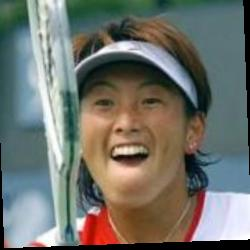
#> input picture Datasets/LFW/lfw-deepfunneled/lfw-deepfunneled/Ai_Sugiyama/Ai_Sugiyama_0004.jpg, 250 x 250 px
$ jupyter execute --allow-errors Model-Building.ipynb
#> lines starting #> are read from the running program, lines starting #| are printed output that depends on the picture
### CLEANING IMAGE DATA FOR TRAINING THE MODEL

[cell 1]
import os
import cv2
import numpy as np
import pandas as pd
from skimage.feature import hog
from sklearn.svm import LinearSVC
from sklearn.preprocessing import StandardScaler
from sklearn.pipeline import Pipeline
from sklearn.model_selection import train_test_split
from sklearn.metrics import classification_report
import pickle
import random

### Obtainging Positives And Negatives

[cell 2]
LFW = r'..\Datasets\LFW\lfw-deepfunneled\lfw-deepfunneled'
all_img_lfw = []
LFW_arr = []
for root, dirs, files in os.walk(LFW):
    for f in files:
        img = os.path.join(root, f)
        all_img_lfw.append(img)
#> pass 2 of the loop `for root, dirs, files in os.walk(LFW):`:
#> pass 3 of the loop `for root, dirs, files in os.walk(LFW):`:
#> the loop made 5 passes; the first 3 are shown

random.shuffle(all_img_lfw)
for img in all_img_lfw:
    img_name = cv2.imread(img)
#> img_name is the input picture: shape (250, 250, 3); mean B, G, R 107.6, 114.8, 113.1
    resized_img = cv2.resize(img_name, (64, 64), interpolation=cv2.INTER_AREA)
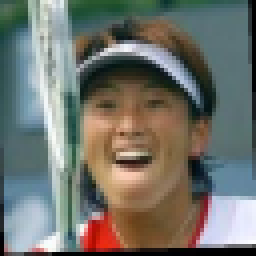
#> resized_img: shape (64, 64, 3) (shown 4 times larger); mean B, G, R 107.6, 114.8, 113.1
    LFW_arr.append(resized_img)
    if len(LFW_arr) >= 6500:
        break
#> pass 2 of the loop `for img in all_img_lfw:`:
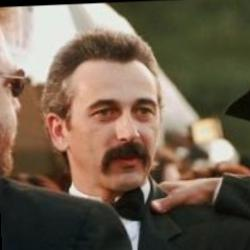
#> input picture Datasets/LFW/lfw-deepfunneled/lfw-deepfunneled/Aaron_Tippin/Aaron_Tippin_0001.jpg, 250 x 250 px
#> img_name is the input picture: shape (250, 250, 3); mean B, G, R 80.4, 97.7, 113.7
#> `resized_img = cv2.resize(img_name, (64, 64), interpolation=cv2.INTER_A..`:
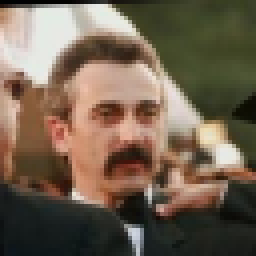
#> resized_img: shape (64, 64, 3) (shown 4 times larger); mean B, G, R 80.4, 97.7, 113.7
#> pass 3 of the loop `for img in all_img_lfw:`:
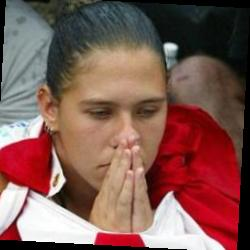
#> input picture Datasets/LFW/lfw-deepfunneled/lfw-deepfunneled/Adrianna_Zuzic/Adrianna_Zuzic_0001.jpg, 250 x 250 px
#> img_name is the input picture: shape (250, 250, 3); mean B, G, R 82.6, 89.5, 128.4
#> `resized_img = cv2.resize(img_name, (64, 64), interpolation=cv2.INTER_A..`:
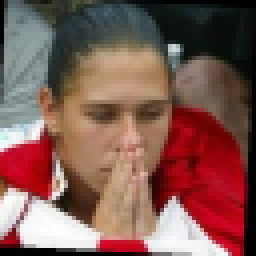
#> resized_img: shape (64, 64, 3) (shown 4 times larger); mean B, G, R 82.6, 89.5, 128.4
#> the loop made 4 passes; the first 3 are shown
LFW_arr = np.array(LFW_arr)

[cell 3]
def get_patch(img):
    height, width = img.shape[:2]
    x = random.randint(0, width - 64)
    y = random.randint(0, height - 64)
    patch = img[y:y + 64, x:x + 64]
    return patch


indoor = r'..\Datasets\Indoor Negative\indoorCVPR_09\Images'
all_img_indoor = []
indoor_arr = []
for root, dirs, files in os.walk(indoor):
    for f in files:
        img = os.path.join(root, f)
        all_img_indoor.append(img)

random.shuffle(all_img_indoor)
for img in all_img_indoor:
    img_name = cv2.imread(img)
    if img_name is None:
        continue
    heighti, widthi = img_name.shape[:2]
    if heighti >= 64 and widthi >= 64:
        patch = get_patch(img_name)
        indoor_arr.append(patch)
    if len(indoor_arr) >= 6500:
            break
indoor_arr = np.array(indoor_arr)

[cell 4]
print("LFW dataset shape:", LFW_arr.shape)
#| LFW dataset shape: (4, 64, 64, 3)
print("Indoor dataset shape:", indoor_arr.shape)

### Obtaining HOG

[cell 5]
def extract_hog(img):
    features = hog(img,
                orientations=8,
                pixels_per_cell=(8, 8),
                cells_per_block=(1, 1),
                visualize=False,
                channel_axis=-1)
    return features

X = []
y = []

for i in LFW_arr:
    X.append(extract_hog(i))
    y.append(1)
for j in indoor_arr:
    X.append(extract_hog(j))
    y.append(0)

X = np.array(X)
y = np.array(y)

print(X.shape)
#| (4, 512)
print(y.shape)
#| (4,)
